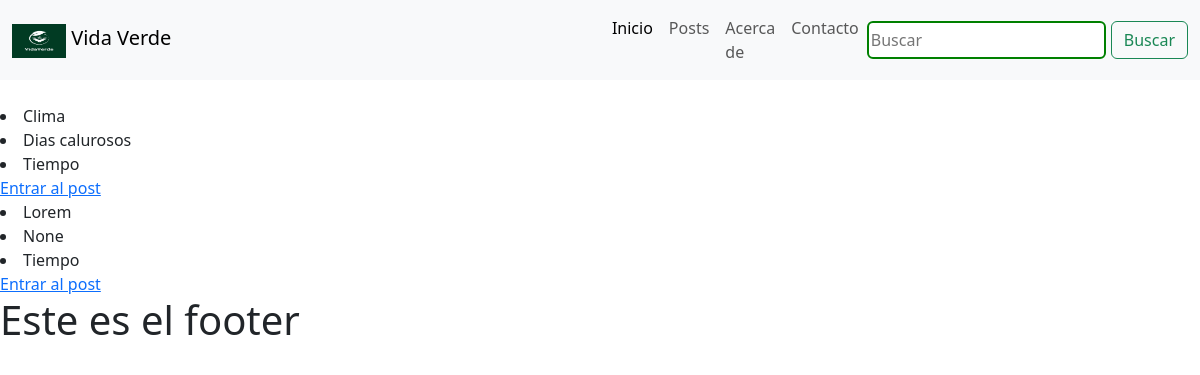
The app's page /posts/, older data.
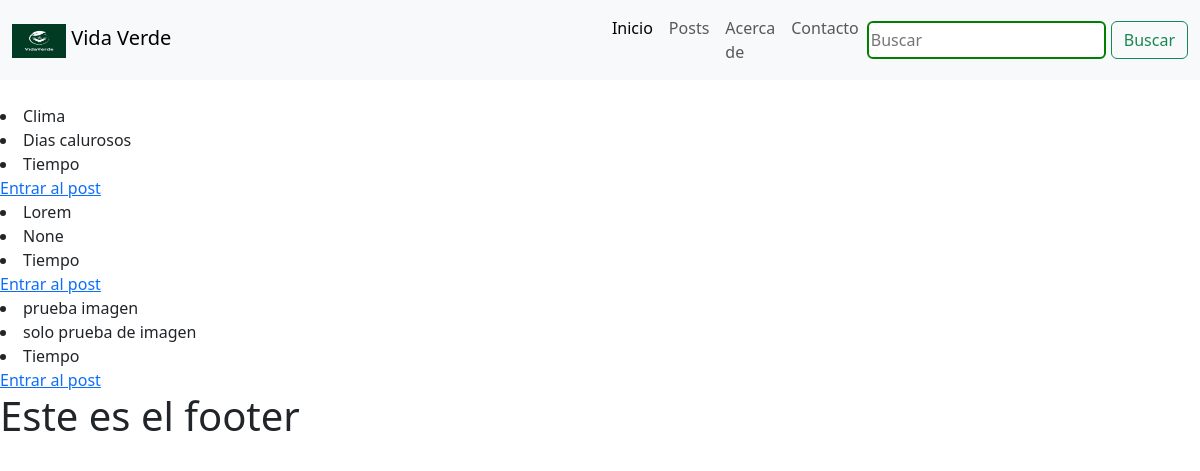
The same page, newer data.
### apps/posts/models.py (models this page shows)
class Post(models.Model):
      titulo = models.CharField(max_length=50, null= False)
      subtitulo = models.CharField(max_length=100, null=True, blank= True)
      fecha= models.DateTimeField(auto_now_add= True)
      texto= models.TextField(null=False)
      activo= models.BooleanField(default=True)
      categoria= models.ForeignKey(Categoria, on_delete=models.SET_NULL, null= True, default="Sin categoria")
      imagen= models.ImageField(null=True, blank=True, upload_to= "media", default="static/post_default.png")
      publicado= models.DateTimeField(default= timezone.now)

class Categoria(models.Model):
    nombre=models.CharField(max_length=30, null= False)
    def __str__(self):
            return(self.nombre)

### apps/posts/views.py (the view)
# urls.py: path('posts/', PostListView.as_view(), name='posts'),
class PostListView(ListView):
    model = Post
    template_name = "post/posts.html"
    context_object_name = "posts"

### templates/post/posts.html
{% extends 'base.html' %}
{%block contenido%}
{% for i in posts %}
<br>
<li>{{ i.titulo }}</li>
<li>{{ i.subtitulo }}</li>
<li>{{ i.categoria }}</li>
<a   id="boton_post" href="{% url 'apps.posts:post_individual' i.id %}">  Entrar al post </a>
{% empty %}
<h1>no hay registros</h1>
{% endfor   %}
{% endblock %}

Row changes from the older to the newer data that the page shows:
added Post: titulo "prueba imagen", subtitulo "solo prueba de imagen", categoria "Tiempo"
